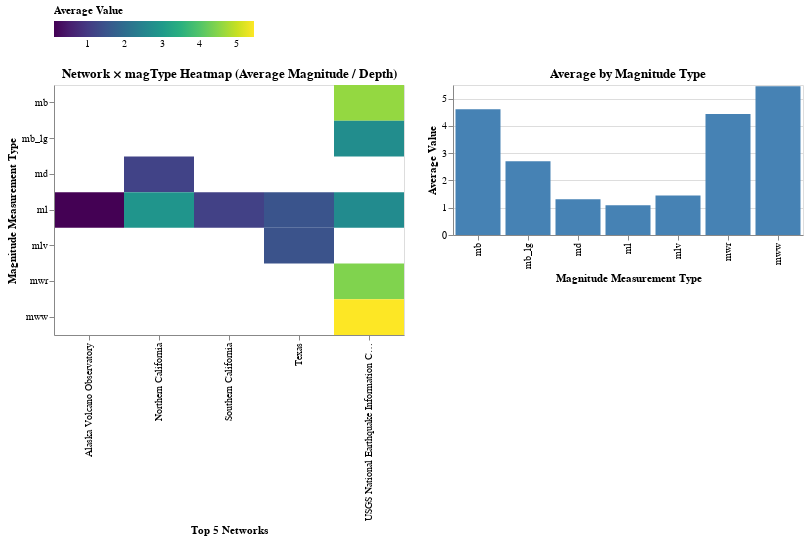

The code cell stored with this chart in its notebook:
### Code cell
# map network codes to full names
network_labels = {
    'av': 'Alaska Volcano Observatory',
    'ci': 'Southern California',
    'nc': 'Northern California',
    'tx': 'Texas',
    'us': 'USGS National Earthquake Information Center'
}
earthquakes['net_full'] = earthquakes['net'].map(network_labels)

# aggregate average magnitude and depth by network and magType
network_magtype_avg = earthquakes.groupby(
    ['net_full', 'magType'], as_index=False
).agg({'mag':'mean','depth':'mean'})

# melt for a column 'measure' to select dynamically
network_magtype_avg = network_magtype_avg.melt(
    id_vars=['net_full','magType'],
    value_vars=['mag','depth'],
    var_name='measure_type',
    value_name='value'
)

# dropdown widget adapted from vega-Altair -> Interactive Charts -> Bindings & Widgets -> Encoding Channel Binding

# dropdown widget to choose measure
dropdown = alt.binding_select(
    options=['mag','depth'],
    name='Measure: '
)
measure_param = alt.param(value='mag', bind=dropdown)

# ------

# Heatmap of Network × magType, colored by selected measure
heatmap = alt.Chart(network_magtype_avg).mark_rect().encode(
    alt.X('net_full:N', title='Top 5 Networks'),
    alt.Y('magType:N', title='Magnitude Measurement Type'),
    color=alt.Color('value:Q', 
                    scale=alt.Scale(scheme='viridis'), 
                    legend=alt.Legend(orient='top'),
                    title='Average Value'),
    tooltip=['net_full:N', 'magType:N', 'value:Q']
).transform_filter(
    alt.datum.measure_type == measure_param
).add_params(
    measure_param
).properties(
    width=350,
    height=250,
    title='Network × magType Heatmap (Average Magnitude / Depth)'
)

# optional: add text on top of squares
# text = heatmap.mark_text(baseline='middle', fontSize=10).encode(
#     text=alt.Text('value:Q', format=".2f"),
#     color=alt.value('black')
# )
# heatmap = heatmap + text

# -----

# supporting bar chart aggregated by magType
avg_by_magtype = earthquakes.groupby('magType', as_index=False).agg({'mag':'mean','depth':'mean'})

# melt for dynamic measure
avg_by_magtype = avg_by_magtype.melt(
    id_vars=['magType'],
    value_vars=['mag','depth'],
    var_name='measure_type',
    value_name='value'
)

# average magnitude or depth by magnituded measurement type
bar = alt.Chart(avg_by_magtype).mark_bar(color='steelblue').encode(
    alt.X('magType:N', title='Magnitude Measurement Type'),
    alt.Y('value:Q', title='Average Value'),
    # color='magType:N',
    tooltip=['magType:N','value:Q']
).transform_filter(
    alt.datum.measure_type == measure_param
).add_params(
    measure_param
).properties(
    width=350,
    height=150,
    title='Average by Magnitude Type'
)

# ------

# final dashboard
heatmap | bar

### Figure 1 — Vega-Lite specification as saved in the notebook (floating-point values rounded to 4 significant figures)
{"$schema": "https://vega.github.io/schema/vega-lite/v5.20.1.json", "config": {"view": {"continuousHeight": 300, "continuousWidth": 300}}, "datasets": {"data-c9111463b85b25125c8dddb7e7c53a15": [{"magType": "mb", "measure_type": "mag", "value": 4.609}, {"magType": "mb_lg", "measure_type": "mag", "value": 2.7}, {"magType": "md", "measure_type": "mag", "value": 1.311}, {"magType": "ml", "measure_type": "mag", "value": 1.094}, {"magType": "mlv", "measure_type": "mag", "value": 1.45}, {"magType": "mwr", "measure_type": "mag", "value": 4.433}, {"magType": "mww", "measure_type": "mag", "value": 5.459}, {"magType": "mb", "measure_type": "depth", "value": 83.18}, {"magType": "mb_lg", "measure_type": "depth", "value": 9.939}, {"magType": "md", "measure_type": "depth", "value": 6.751}, {"magType": "ml", "measure_type": "depth", "value": 7.748}, {"magType": "mlv", "measure_type": "depth", "value": 9.975}, {"magType": "mwr", "measure_type": "depth", "value": 47.92}, {"magType": "mww", "measure_type": "depth", "value": 67.72}], "data-f425c49b1609825c63a9ce92d152a053": [{"magType": "ml", "measure_type": "mag", "net_full": "Alaska Volcano Observatory", "value": 0.09796}, {"magType": "md", "measure_type": "mag", "net_full": "Northern California", "value": 1.157}, {"magType": "ml", "measure_type": "mag", "net_full": "Northern California", "value": 2.89}, {"magType": "ml", "measure_type": "mag", "net_full": "Southern California", "value": 1.115}, {"magType": "ml", "measure_type": "mag", "net_full": "Texas", "value": 1.487}, {"magType": "mlv", "measure_type": "mag", "net_full": "Texas", "value": 1.45}, {"magType": "mb", "measure_type": "mag", "net_full": "USGS National Earthquake Information Center", "value": 4.609}, {"magType": "mb_lg", "measure_type": "mag", "net_full": "USGS National Earthquake Information Center", "value": 2.7}, {"magType": "ml", "measure_type": "mag", "net_full": "USGS National Earthquake Information Center", "value": 2.656}, {"magType": "mwr", "measure_type": "mag", "net_full": "USGS National Earthquake Information Center", "value": 4.433}, {"magType": "mww", "measure_type": "mag", "net_full": "USGS National Earthquake Information Center", "value": 5.459}, {"magType": "ml", "measure_type": "depth", "net_full": "Alaska Volcano Observatory", "value": 4.474}, {"magType": "md", "measure_type": "depth", "net_full": "Northern California", "value": 3.84}, {"magType": "ml", "measure_type": "depth", "net_full": "Northern California", "value": 16.2}, {"magType": "ml", "measure_type": "depth", "net_full": "Southern California", "value": 8.584}, {"magType": "ml", "measure_type": "depth", "net_full": "Texas", "value": 7.143}, {"magType": "mlv", "measure_type": "depth", "net_full": "Texas", "value": 9.975}, {"magType": "mb", "measure_type": "depth", "net_full": "USGS National Earthquake Information Center", "value": 83.18}, {"magType": "mb_lg", "measure_type": "depth", "net_full": "USGS National Earthquake Information Center", "value": 9.939}, {"magType": "ml", "measure_type": "depth", "net_full": "USGS National Earthquake Information Center", "value": 17.96}, {"magType": "mwr", "measure_type": "depth", "net_full": "USGS National Earthquake Information Center", "value": 47.92}, {"magType": "mww", "measure_type": "depth", "net_full": "USGS National Earthquake Information Center", "value": 67.72}]}, "hconcat": [{"data": {"name": "data-f425c49b1609825c63a9ce92d152a053"}, "encoding": {"color": {"field": "value", "legend": {"orient": "top"}, "scale": {"scheme": "viridis"}, "title": "Average Value", "type": "quantitative"}, "tooltip": [{"field": "net_full", "type": "nominal"}, {"field": "magType", "type": "nominal"}, {"field": "value", "type": "quantitative"}], "x": {"field": "net_full", "title": "Top 5 Networks", "type": "nominal"}, "y": {"field": "magType", "title": "Magnitude Measurement Type", "type": "nominal"}}, "height": 250, "mark": {"type": "rect"}, "title": "Network × magType Heatmap (Average Magnitude / Depth)", "transform": [{"filter": "(datum.measure_type === param_26)"}], "width": 350}, {"data": {"name": "data-c9111463b85b25125c8dddb7e7c53a15"}, "encoding": {"tooltip": [{"field": "magType", "type": "nominal"}, {"field": "value", "type": "quantitative"}], "x": {"field": "magType", "title": "Magnitude Measurement Type", "type": "nominal"}, "y": {"field": "value", "title": "Average Value", "type": "quantitative"}}, "height": 150, "mark": {"color": "steelblue", "type": "bar"}, "title": "Average by Magnitude Type", "transform": [{"filter": "(datum.measure_type === param_26)"}], "width": 350}], "params": [{"bind": {"input": "select", "name": "Measure: ", "options": ["mag", "depth"]}, "name": "param_26", "value": "mag"}]}
